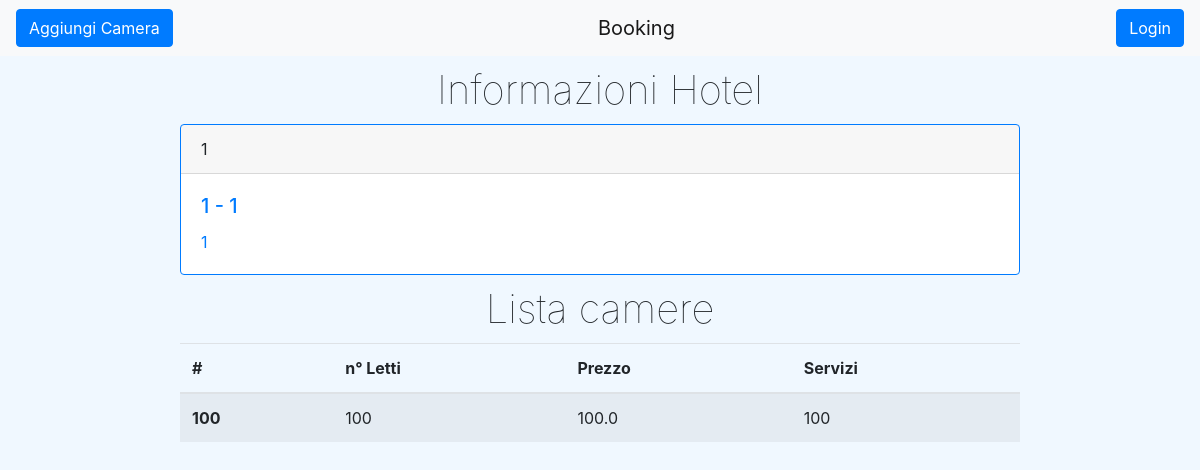
Before: /gestioneHotel/?id=1 with the older database file.
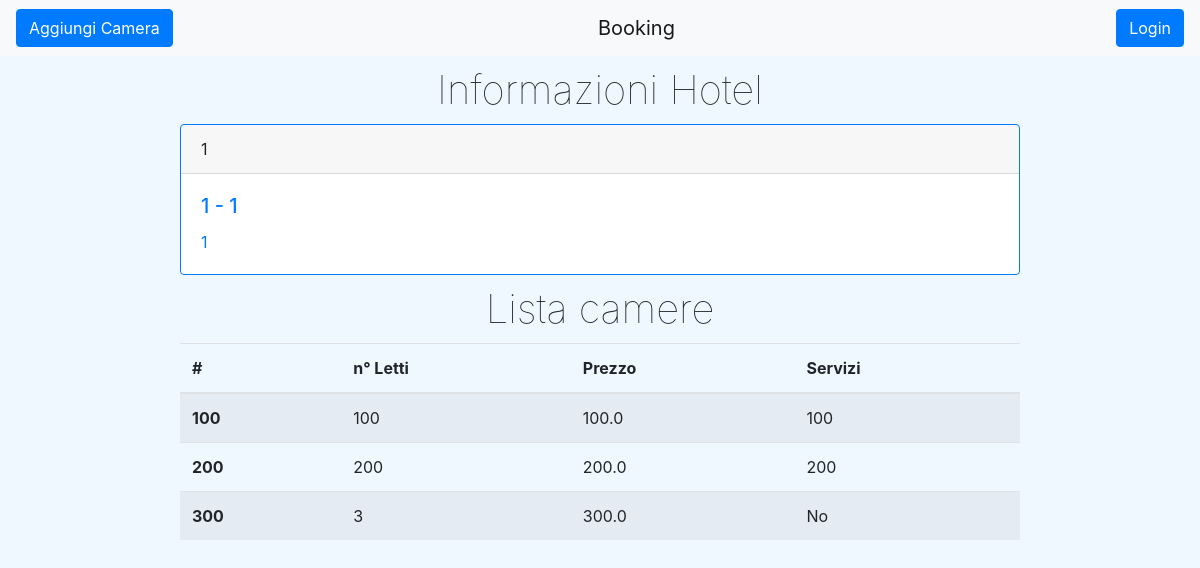
After: the same page with the newer database file.
### ProgettoISW/models.py (models this page shows)
class Hotel(models.Model):
    albergatore = models.ForeignKey(Albergatore, on_delete=models.CASCADE)
    nome = models.CharField(max_length=100)
    descrizione = models.TextField()
    citta = models.CharField(max_length=100)
    indirizzo = models.CharField(max_length=100)

class Camera(models.Model):
    hotel = models.ForeignKey(Hotel, on_delete=models.CASCADE)
    numero = models.IntegerField()
    nLetti = models.IntegerField()
    prezzo = models.FloatField()
    servizi = models.TextField()

### ProgettoISW/views.py (the view)
# urls.py: path('gestioneHotel/', views.gestioneHotel),
def gestioneHotel(request):
    hotel = None
    idHotel = request.GET.get('id', None)
    if idHotel is not None:
        hotel = Hotel.objects.get(pk=idHotel)
    else:
        if request.session['idHotel']:
            idHotel = request.session['idHotel']
            hotel = Hotel.objects.get(pk=idHotel)
    if hotel is not None:
        request.session['idHotel'] = idHotel
        elencoCamere = []
        for c in Camera.objects.all():
            if c.hotel == hotel:
                elencoCamere.append(c)
        return render(request, 'gestioneHotel.html', {'hotel': hotel, 'camere': elencoCamere})
    else:
        return redirect('/home/')

### templates/gestioneHotel.html (shortened to what this page needs)
{% extends "base.html" %}
{% block tasto-sinistro %}
    <button id="aggiungi-camera" class="btn btn-primary" type="button">
            <a href="/aggiungiCamera/?id={{ hotel.id }}">Aggiungi Camera</a>
    </button>
{% endblock %}
{% block content %}
    <main>
        <div class="wrapper">
            <h1 id="maintitle">Informazioni Hotel</h1>
            <div class="card border-primary">
                <div class="card-header">{{ hotel.nome }}</div>
                <div class="card-body text-primary">
                    <h5 class="card-title">{{ hotel.citta }} - {{ hotel.indirizzo }}</h5>
                    <p class="card-text">{{ hotel.descrizione }}</p>
                </div>
            </div>
            <h1 id="maintitle">Lista camere</h1>
            <table class="table table-striped">
                <thead>
                    <tr>
                          <th scope="col">#</th>
                          <th scope="col">n° Letti</th>
                          <th scope="col">Prezzo</th>
                          <th scope="col">Servizi</th>
                    </tr>
                </thead>
                <tbody>
                    {% for c in camere %}
                    <tr>
                        <th scope="row">{{ c.numero }}</th>
                        <td>{{ c.nLetti }}</td>
                        <td>{{ c.prezzo }}</td>
                        <td>{{ c.servizi }}</td>
                    </tr>
                    {% endfor %}
                </tbody>
            </table>
        </div>
    </main>
{% endblock %}

### templates/base.html (shortened to what this page needs)
<!DOCTYPE html>
<html lang="en">
{% load static %}
<head>
    <link rel="stylesheet" href="https://stackpath.bootstrapcdn.com/bootstrap/4.3.1/css/bootstrap.min.css">
    <link rel="stylesheet" href="{% static 'css/style.css' %}" type="text/css">
</head>
<body>
    <nav class="navbar navbar-light bg-light justify-content">
        {% block tasto-sinistro %}{% endblock %}
        <a class="navbar-brand" href="/home/">Booking</a>
        {% if request.session.nomeAlbergatore is not None %}
            <button id="logout" class="btn btn-primary" type="button">
                <a href="/logout/">Logout</a>
            </button>
        {% else %}
            <button id="login" class="btn btn-primary" type="button">
                <a href="/login/">Login</a>
            </button>
        {% endif %}
    </nav>
    {% block content %}{% endblock %}
</body>
</html>

### static/css/style.css (style rules this page uses)
* { box-sizing: border-box; }
body { background-color: aliceblue; }
button a { color: white; }
#maintitle { margin: 10px 0; font-weight: lighter; text-align: center; }
.wrapper { width: 70%; margin: auto; }
table { background-color: unset; }

Changed rows visible on the page:
added Camera: numero "200", nLetti "200", prezzo "200.0", servizi "200"
added Camera: numero "300", nLetti "3", prezzo "300.0", servizi "No"
